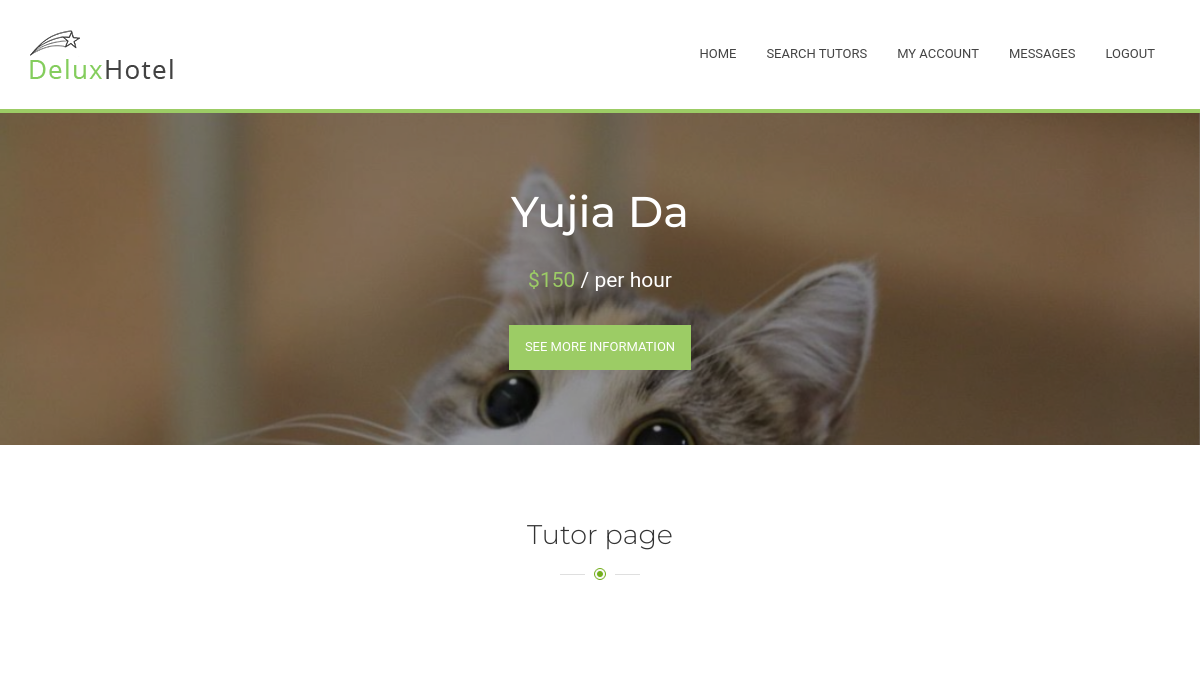
Page /Tutorial/4/searchTutors/1/ (signed in) on the committed database.
### Tutorial/models.py (models this page shows, shortened)
class Tutor(models.Model):
    myuser = models.ForeignKey(MyUser, on_delete=models.CASCADE,null=True)
    timeslot = models.CharField(max_length=672, default="111111111111111111111111111111111111111111111111111111111111111111111111111111111111111111111111111111111111111111111111111111111111111111111111111111111111111111111111111111111111111111111111111111111111111111111111111111111111111111111111111111111111111111111111111111111111111111111111111111111111111111111111111111111111111111111111") #for private tutor todo: should update every half an hour
    hourly_rate = models.IntegerField(default=0) #todo: eight digit for student so can tell if he have
    university = models.ForeignKey(University, on_delete=models.CASCADE, null=True)
    showProfile = models.BooleanField(default=False)
    average = models.DecimalField(max_digits=2, decimal_places=1, default=0)
    reviewed_times = models.IntegerField(default=0) #this means no one has done evaluation for him yet

class MyUser(models.Model):
    user = models.ForeignKey(User, on_delete = models.CASCADE )
    wallet = models.ForeignKey(Wallet, on_delete = models.CASCADE)
    profile_content = models.CharField(max_length=2000, default="")
    phone = models.IntegerField(null = True)
    image = models.ImageField(upload_to='profile_image', default='profile_image/default.jpg')

### Tutorial/views.py (the view)
# urls.py: url(r'^(?P<myuser_id>[0-9]+)/searchTutors/(?P<tutor_id>[0-9]+)/$', views.tutorpage, name='tutorpage'),
def tutorpage(request, myuser_id, tutor_id):
    if not request.user.is_authenticated() or request.user.is_anonymous(): #visitor or client
        return render(request, 'home.html')
    if not MyUser.objects.filter(user=request.user):
        return HttpResponseRedirect('/Tutorial/admin/')
    myuser = MyUser.objects.get(user=request.user) #myuser = get_object_or_404(MyUser, pk=myuser_id)
    tutor = get_object_or_404(Tutor, pk=tutor_id)
    sessions = filter(
        lambda session: session.status == 4 and session.comment != "",
        TutorialSession.objects.filter(tutor=tutor))
    return render(request, 'searchtutors/tutorpage.html', {'user':myuser, 'tutor': tutor, 'sessions': sessions})

### Tutorial/templates/searchtutors/tutorpage.html (shortened to what this page needs)
{% extends "Menu.html" %}
{% block content %}
      <section class="banner bg-parallax2">
        <div class="overlay"></div>
      <div class="banner-parallax">
        <div class="container">
          <div class="text-center">
            <h2 class="banner-parallax_t">{{ tutor.myuser.user.first_name }} {{ tutor.myuser.user.last_name }}</h2>
            <div class="banner-parallax_price"><span>${{tutor.hourly_rate }}</span> / per hour</div>
              <div class="btn btn-default" id="moreInfo">See more information</div>
          </div>
        </div>
      </div>
    </section>
    <div class="Timeslots">
        <section class="mission">
      <div class="container">
        <h2 class="h2" style="margin-bottom : 10px;">Tutor page</h2>
      </div>
    </section>
    </div>
{% endblock %}

### rows in the picture
Tutor: myuser.user.first_name "Yujia", myuser.user.last_name "Da", hourly_rate "150"
